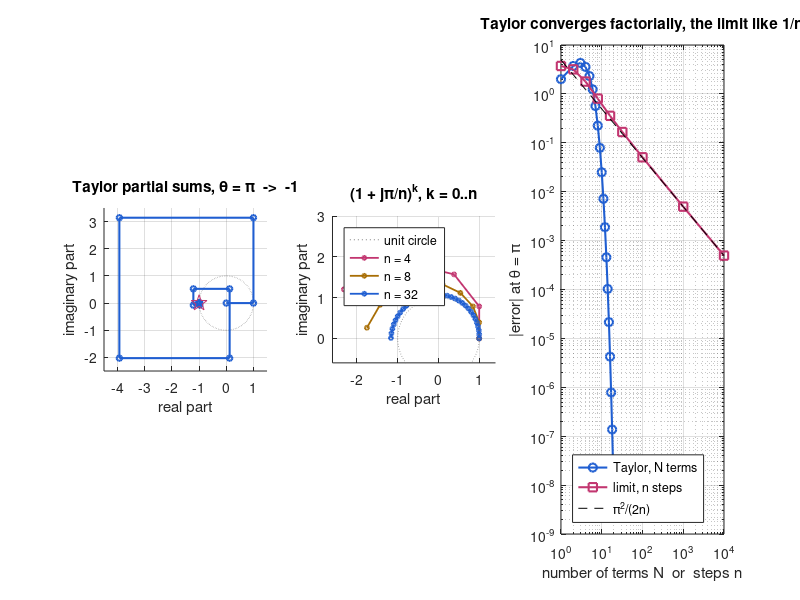

The MATLAB source for this figure:
%% m01_euler_three_ways.m  --  e^{j theta} = cos(theta) + j sin(theta), three ways
% Purpose : verify Euler's formula numerically by the three routes of section 01.3:
%   (1) Taylor series: partial sums of sum (j theta)^k / k!
%   (2) ODE: f' = j f means velocity is position turned by 90 deg, so |f| stays 1
%   (3) limit: (1 + j theta/n)^n = n small rotate-and-scale steps
%           (this is exactly forward-Euler integration of f' = j f with step theta/n)
% Change  : theta (try pi, 2*pi, 10); the list of n.
% Expect  : theta = 1: 8 terms give error 2.5e-5; theta = pi: 13 terms for error < 1e-3.
%           Limit at theta = pi: n = 4 -> |.| = 2.614, angle 152.6 deg;
%           n = 100 -> |.| = 1.0506 (close to exp(theta^2/(2n)) = 1.0506), angle 179.94 deg.
% Runtime : < 1 s. Base MATLAB / GNU Octave, no toolboxes.
clear; close all; rng(1);

%% 1. Taylor series, term by term
for theta = [1, pi]
    exact = exp(1j*theta);
    S = 0;
    fprintf('Taylor, theta = %.4f rad   (exact %.4f %+.4fj)\n', theta, real(exact), imag(exact));
    fprintf('  terms   term (j theta)^k/k!      partial sum          |error|\n');
    for k = 0:13
        term = (1j*theta)^k / factorial(k);   % powers of j cycle 1, j, -1, -j
        S = S + term;
        fprintf('  %4d   %+9.4f %+9.4fj   %+8.4f %+8.4fj   %9.2e\n', k+1, real(term), imag(term), real(S), imag(S), abs(S - exact));
    end
end
fprintf('\n');

%% 2. ODE: velocity is perpendicular to position
theta = linspace(0, 2*pi, 2001);
f  = exp(1j*theta);
h  = theta(2) - theta(1);
df = (f(3:end) - f(1:end-2)) / (2*h);         % central difference d f / d theta
fm = f(2:end-1);
fprintf('ODE check: max |df/dtheta - j f| = %.2e (finite-difference error ~ h^2/6)\n', max(abs(df - 1j*fm)));
fprintf('           max |Re(conj(f) df)| = %.2e  (velocity _|_ position, so |f| is constant)\n', max(abs(real(conj(fm).*df))));
fprintf('           max ||f| - 1| = %.2e ; speed |df| = %.6f rad per rad\n\n', max(abs(abs(f) - 1)), mean(abs(df)));

%% 3. Limit (1 + j theta / n)^n and forward Euler
theta = pi;
ns = [1 2 4 8 16 32 100 1000 10000];
lim_err = zeros(size(ns));
fprintf('Limit, theta = pi\n     n     |(1+j pi/n)^n|   exp(pi^2/2n)   angle (deg)   |error|\n');
for i = 1:numel(ns)
    n = ns(i);
    v = (1 + 1j*theta/n)^n;
    y = 1; for k = 1:n, y = y + (theta/n)*1j*y; end   % forward Euler on f' = j f
    lim_err(i) = abs(v - exp(1j*theta));
    fprintf('%6d   %12.4f   %12.4f   %10.2f   %9.2e   (Euler-step diff %.1e)\n', n, abs(v), exp(theta^2/(2*n)), angle(v)*180/pi, lim_err(i), abs(y - v));
end
fprintf('(1 + j/2)^2 by hand = 1 + j - 1/4 = %.4f %+.4fj\n', real((1 + 0.5j)^2), imag((1 + 0.5j)^2));

%% 4. Figures
uc = exp(1j*linspace(0, 2*pi, 400));
figure('Position', [80 80 1100 380]);
subplot(1,3,1); hold on; grid on;
plot(real(uc), imag(uc), ':', 'Color', [0.5 0.5 0.5]);
S = cumsum((1j*pi).^(0:14) ./ factorial(0:14));
plot(real([0 S]), imag([0 S]), '-o', 'Color', [0.12 0.37 0.82], 'MarkerSize', 4, 'LineWidth', 1.5);
plot(-1, 0, 'p', 'MarkerSize', 12, 'Color', [0.76 0.21 0.44]);
axis equal; axis([-4.5 1.5 -2.5 3.5]); xlabel('real part'); ylabel('imaginary part');
title('Taylor partial sums, \theta = \pi  ->  -1');
subplot(1,3,2); hold on; grid on;
plot(real(uc), imag(uc), ':', 'Color', [0.5 0.5 0.5]);
cols = [0.76 0.21 0.44; 0.66 0.43 0.02; 0.12 0.37 0.82];
nlist = [4 8 32];
for i = 1:3
    n = nlist(i); pts = (1 + 1j*pi/n).^(0:n);
    plot(real(pts), imag(pts), '-o', 'Color', cols(i,:), 'MarkerSize', 3, 'LineWidth', 1.3);
end
axis equal; axis([-2.6 1.4 -0.6 3]); xlabel('real part'); ylabel('imaginary part');
legend('unit circle', 'n = 4', 'n = 8', 'n = 32', 'Location', 'northwest');
title('(1 + j\pi/n)^k, k = 0..n');
subplot(1,3,3);
Nt = 1:20; terr = zeros(size(Nt));
for i = Nt, terr(i) = abs(sum((1j*pi).^(0:i-1) ./ factorial(0:i-1)) - (-1)); end
loglog(Nt, terr, 'o-', 'Color', [0.12 0.37 0.82], 'LineWidth', 1.5); hold on; grid on;
loglog(ns, lim_err, 's-', 'Color', [0.76 0.21 0.44], 'LineWidth', 1.5);
loglog(ns, pi^2./(2*ns), 'k--');
xlabel('number of terms N  or  steps n'); ylabel('|error| at \theta = \pi');
legend('Taylor, N terms', 'limit, n steps', '\pi^2/(2n)', 'Location', 'southwest');
title('Taylor converges factorially, the limit like 1/n');
